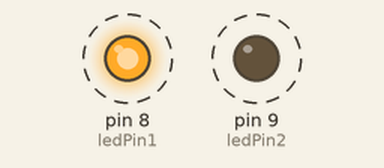
Simulated run of this sketch. Board: Arduino Uno, built with avr-gcc and run on an emulated ATmega328P. Parts: output pins drawn as LEDs (lit = HIGH). Dashed ring = blinking.

Above: at 0.2 s.
Timing chart, 0 to 4.6 s (numbered marks = the images above):
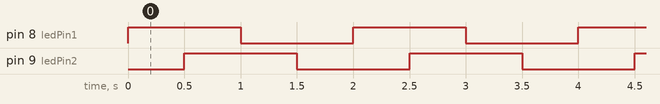

Measured:
- by itself, pin 8 (ledPin1), pin 9 (ledPin2): alternates HIGH for 1.0 s and LOW for 1.0 s
- by itself, everything shown: repeats every 2.0 s, in 4 steps

The sketch:

BlinkLED_Test.ino
```cpp
int ledPin1 = 8;
int ledPin2 = 9;

void setup() {
  pinMode(ledPin1, OUTPUT);
  pinMode(ledPin2, OUTPUT);
}

void loop() {
  digitalWrite(ledPin1, HIGH);
  delay(500);
  digitalWrite(ledPin2, HIGH);
  delay(500);
  digitalWrite(ledPin1, LOW);
  delay(500);
  digitalWrite(ledPin2, LOW);
  delay(500);
}
```
